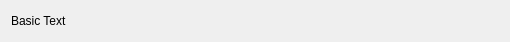
<?xml version="1.0" encoding="UTF-8"?>
<ui version="4.0">
 <class>category_item_widgetClass</class>
 <widget class="QWidget" name="category_item_widgetClass">
  <property name="geometry">
   <rect>
    <x>0</x>
    <y>0</y>
    <width>510</width>
    <height>40</height>
   </rect>
  </property>
  <property name="windowTitle">
   <string>category_item_widget</string>
  </property>
  <layout class="QGridLayout" name="gridLayout">
   <item row="0" column="0">
    <layout class="QHBoxLayout" name="horizontalLayout">
     <item>
      <widget class="QLabel" name="label">
       <property name="styleSheet">
        <string notr="true">font: 10pt &quot;Century Gothic&quot;;</string>
       </property>
       <property name="text">
        <string>Basic Text</string>
       </property>
      </widget>
     </item>
     <item>
      <spacer name="horizontalSpacer">
       <property name="orientation">
        <enum>Qt::Horizontal</enum>
       </property>
       <property name="sizeHint" stdset="0">
        <size>
         <width>40</width>
         <height>20</height>
        </size>
       </property>
      </spacer>
     </item>
    </layout>
   </item>
  </layout>
 </widget>
 <layoutdefault spacing="6" margin="11"/>
 <resources/>
 <connections/>
</ui>
